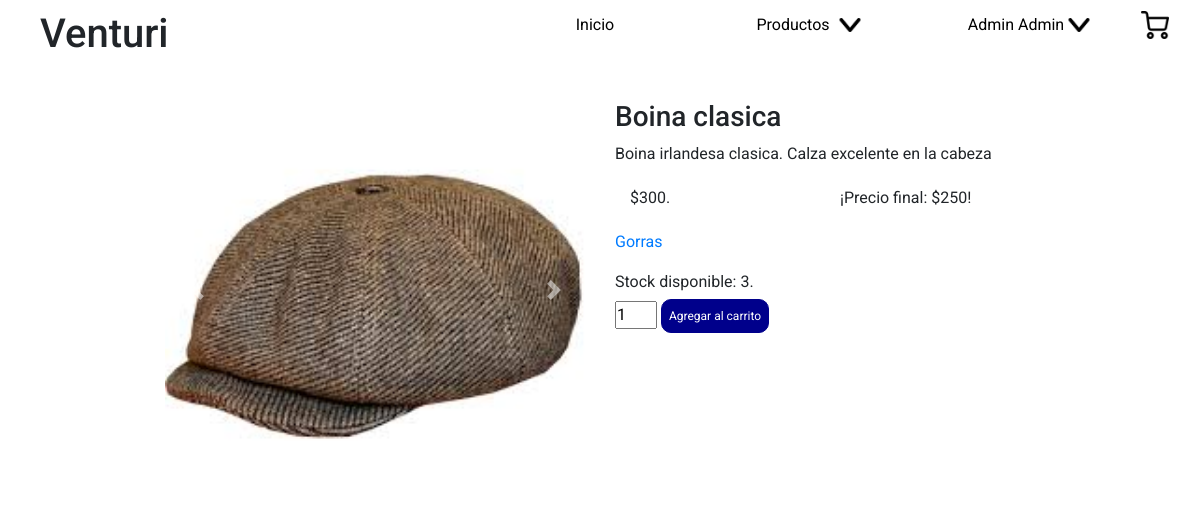
Page /index.php?section=product&id=6 (signed in) on the committed database.
### tables this page shows
CREATE TABLE IF NOT EXISTS products_photos (
    id int UNSIGNED NOT NULL AUTO_INCREMENT,
    image varchar(255) NOT NULL,
    products_id INT UNSIGNED NOT NULL,
    PRIMARY KEY (id),
    FOREIGN KEY (products_id)
    REFERENCES products (id)
    ON DELETE CASCADE
    ON UPDATE CASCADE
);

CREATE TABLE IF NOT EXISTS products (
    id int UNSIGNED NOT NULL AUTO_INCREMENT,
    title varchar(100) NOT NULL,
    description text(1000),
    price int NOT NULL DEFAULT 0,
    discount int DEFAULT NULL,
    stock int NOT NULL DEFAULT 0,
    created_at TIMESTAMP NOT NULL DEFAULT CURRENT_TIMESTAMP,
    updated_at TIMESTAMP NOT NULL DEFAULT CURRENT_TIMESTAMP,
    PRIMARY KEY (id)
);

### back/config/functions/sql.php (called while the page is built, shortened)
<?php
function select($query){
global $cnx;
$matchs = [];
$rta = mysqli_query($cnx, $query);
if(mysqli_num_rows($rta) > 0){
    while($match = mysqli_fetch_assoc($rta)):
        $matchs[] = $match;
    endwhile;
}
return $matchs;
}

### back/config/functions/session.php (called while the page is built, shortened)
<?php
function isLogged(){
    if(isset($_SESSION['user']['id'])){
        return true;
    }else{
        return false;
    }
}

### site/views/product.php (the view, shortened to what this page needs)
<?php
$productId = (empty($_GET['id'])) ? null : $_GET['id'];
$product = [];
$querySelectProduct =
    <<<SELECTPRODUCTS
    SELECT products_photos.id AS photos_id, products_photos.image, products.id, products.title, products.description, products.price, products.discount, products.stock, products.created_at, products.updated_at
    FROM products_photos
    JOIN products
    ON products_photos.products_id=products.id AND products_photos.products_id=
    SELECTPRODUCTS;
$querySelectProduct = $querySelectProduct.$productId.";";
$rtaSelectProduct = select($querySelectProduct);
if(empty($rtaSelectProduct)){
    $querySelectProduct =
    <<<SELECTPRODUCTS
    SELECT *
    FROM products
    WHERE id=
    SELECTPRODUCTS;
    $querySelectProduct = $querySelectProduct.$productId.";";
    $rtaSelectProduct = select($querySelectProduct);
    if(empty($rtaSelectProduct)){
        return header('Location: ./index.php?section=products');
    }else{
        $product["id"] = $rtaSelectProduct[0]["id"];
        $product["title"] = $rtaSelectProduct[0]["title"];
        $product["description"] = $rtaSelectProduct[0]["description"];
        $product["price"] = $rtaSelectProduct[0]["price"];
        $product["discount"] = $rtaSelectProduct[0]["discount"];
        $product["stock"] = $rtaSelectProduct[0]["stock"];
        $product["created_at"] = $rtaSelectProduct[0]["created_at"];
        $product["updated_at"] = $rtaSelectProduct[0]["updated_at"];
    }
}else{
    $product["id"] = $rtaSelectProduct[0]["id"];
    $product["title"] = $rtaSelectProduct[0]["title"];
    $product["description"] = $rtaSelectProduct[0]["description"];
    $product["price"] = $rtaSelectProduct[0]["price"];
    $product["discount"] = $rtaSelectProduct[0]["discount"];
    $product["stock"] = $rtaSelectProduct[0]["stock"];
    $product["created_at"] = $rtaSelectProduct[0]["created_at"];
    $product["updated_at"] = $rtaSelectProduct[0]["updated_at"];
    for ($i=0; $i < count($rtaSelectProduct); $i++) {
        $product["images"][$i]["id"] = $rtaSelectProduct[$i]["photos_id"];
        $product["images"][$i]["image"] = $rtaSelectProduct[$i]["image"];
    }
}
$querySelectCategories =
<<<SELECTCATEGORIES
SELECT categories.id AS categories_id, categories.name, products_has_categories.products_id
FROM categories
JOIN products_has_categories
ON categories.id=products_has_categories.categories_id AND products_has_categories.products_id=
SELECTCATEGORIES;
$querySelectCategories = $querySelectCategories.$productId.";";
$rtaSelectCategories = select($querySelectCategories);
if(!empty($rtaSelectCategories)){
    for ($i=0; $i < count($rtaSelectCategories); $i++) {
        $product["categories"][$i]["id"] = $rtaSelectCategories[$i]["categories_id"];
        $product["categories"][$i]["name"] = $rtaSelectCategories[$i]["name"];
    }
}
?>
<section id="product">
    <div class="container">
        <div class="row">
            <?php if(isset($product["images"])): ?>
                <div class="col-sm">
                    <div id="carouselExampleIndicators" class="carousel slide" data-ride="carousel">
                        <div class="carousel-inner">
                            <div class="carousel-item active">
                                <img class="d-block w-100" src="./site/images/products/<?= $product["images"][0]["image"] ?>.jpg" alt="First slide" />
                            </div>
                        </div>
                        <a class="carousel-control-prev" href="#carouselExampleIndicators" role="button" data-slide="prev">
                            <span class="carousel-control-prev-icon" aria-hidden="true"></span>
                        </a>
                        <a class="carousel-control-next" href="#carouselExampleIndicators" role="button" data-slide="next">
                            <span class="carousel-control-next-icon" aria-hidden="true"></span>
                        </a>
                    </div>
                </div>
            <?php endif; ?>
            <div class="col-sm">
                <div>
                    <h3><?= $product["title"] ?></h3>
                    <?php if(!empty($product["description"])): ?>
                        <p><?= $product["description"] ?></p>
                    <?php else: ?>
                        <p>El articulo no posee descripción.</p>
                    <?php endif; ?>
                </div>
                <div class="container">
                    <div class="row">
                        <div class="col-6">
                            <p>$<?= $product["price"] ?>.</p>
                        </div>
                        <?php if($product["discount"] > 0): ?>
                            <div class="col-6">
                                <p>¡Precio final: $<?= $product["discount"] ?>!</p>
                            </div>
                        <?php endif; ?>
                    </div>
                </div>
                <?php if(isset($product["categories"])): ?>
                    <ul>
                        <?php for ($i=0; $i < count($product["categories"]); $i++): ?>
                            <li><a href="./index.php?section=products&category=<?= $product["categories"][$i]["name"] ?>"><?= $product["categories"][$i]["name"] ?></a></li>
                        <?php endfor; ?>
                    </ul>
                <?php endif; ?>
                <?php if(isLogged()): ?>
                    <div>
                        <?php if($product["stock"] > 0): ?>
                            <form action="./back/controller/shoppingCart/add.php" method="POST">
                                <p>Stock disponible: <?= $product["stock"] ?>.</p>
                                <input type="number" name="quantity" value="1" min="1" max="<?= $product["stock"] ?>"/>
                                <input type="submit" value="Agregar al carrito" />
                            </form>
                        <?php else: ?>
                            <p>Sin stock.</p>
                        <?php endif; ?>
                    </div>
                <?php else: ?>
                    <a href="./index.php?section=login">Iniciar sesión</a>
                <?php endif; ?>
            </div>
        </div>
    </div>
</section>

### site/css/index.css (style rules this page uses)
* { margin: 0; padding: 0; font-family: 'Roboto', sans-serif; box-sizing: border-box; }
body { max-width: 1920px; margin-left: auto; margin-right: auto; }
p { margin-bottom: 0!important; }

### site/css/views/product.css (style rules this page uses)
#product >div >div >div:last-of-type { padding-top: 20px; }
#product >div >div >div:last-of-type >div:nth-of-type(2) { padding-top: 20px; }
#product >div >div >div:last-of-type >ul { padding-top: 20px; list-style: none; }
#product >div >div >div:last-of-type >div:last-of-type input[type=submit] { display: inline-block; padding:7px; background-color: darkblue; width: fit-content; text-decoration: none; color: white; border: 1px solid darkblue; border-radius: 10px; margin-top: 5px; font-size: 12px; }

### rows in the picture
products_photos: image (picture), products.title "Boina clasica", products.description "Boina irlandesa clasica. Calza excelente en la cabeza", products.price "300", products.discount "250", products.stock "3"

### other values in the picture
Site_Name "Venturi"
$_SESSION['user']['name'] "Admin"
$_SESSION['user']['surname'] "Admin"
$product["categories"][$i]["name"] "Gorras"
